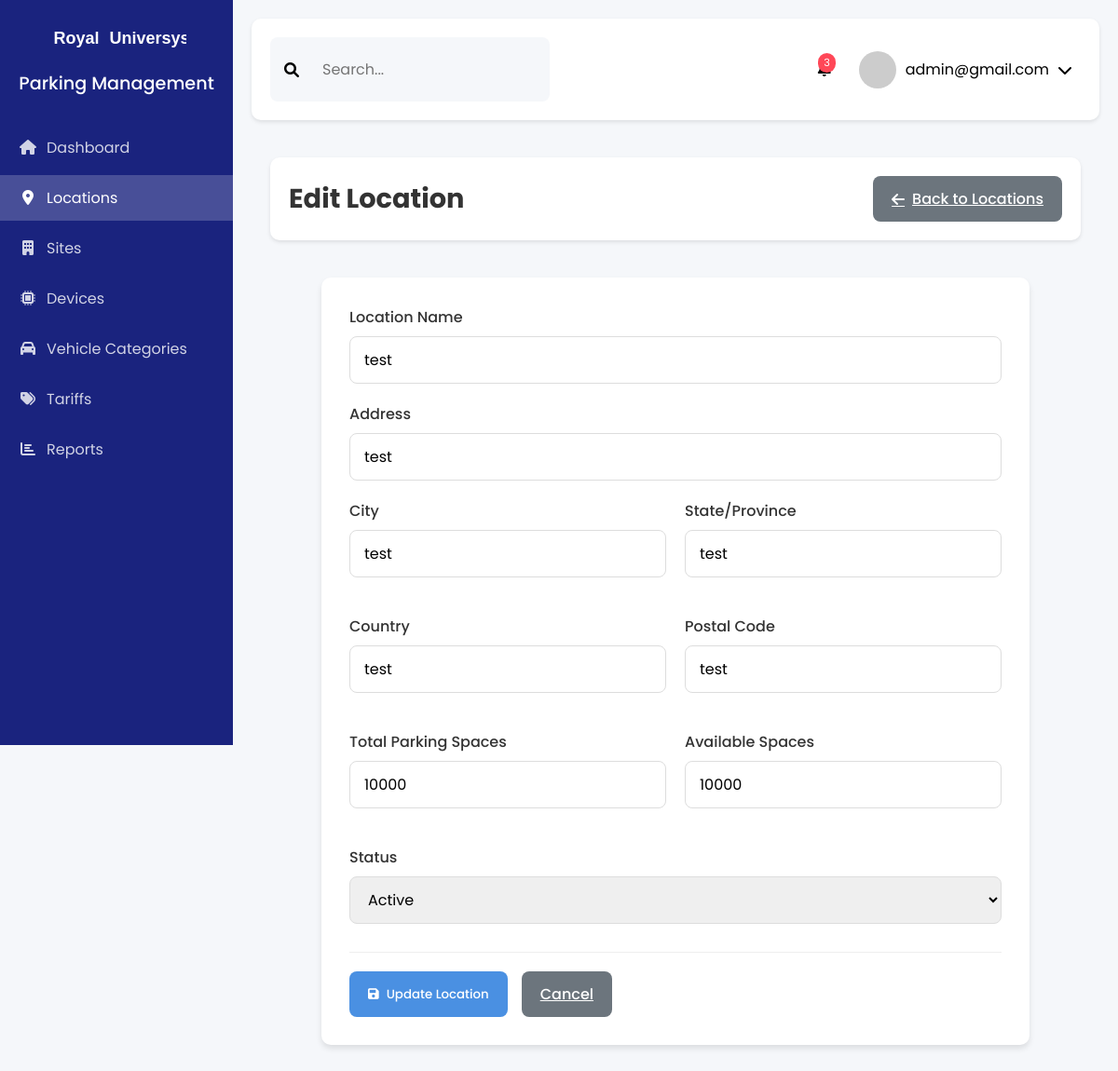
Page /locations/edit/1 (signed in) on the committed database.
### app.py (models this page shows)
class Location(db.Model):
    id = db.Column(db.Integer, primary_key=True)
    name = db.Column(db.String(100), nullable=False)
    address = db.Column(db.String(200), nullable=False)
    city = db.Column(db.String(100), nullable=False)
    state = db.Column(db.String(100), nullable=False)
    country = db.Column(db.String(100), nullable=False)
    postal_code = db.Column(db.String(20), nullable=False)
    total_spaces = db.Column(db.Integer, nullable=False)
    available_spaces = db.Column(db.Integer, nullable=False)
    status = db.Column(db.String(20), default='active')
    created_at = db.Column(db.DateTime, server_default=db.func.now())
    updated_at = db.Column(db.DateTime, server_default=db.func.now(), onupdate=db.func.now())
    sites = db.relationship('Site', backref='location', lazy=True)

### app.py (the view, shortened to what this page needs)
@app.route('/locations/edit/<int:id>', methods=['GET', 'POST'])
def edit_location(id):
    if 'user' not in session:
        logger.warning("User not in session, redirecting to login")
        return redirect(url_for('login'))
    try:
        location = Location.query.get_or_404(id)
        return render_template('location_form.html', location=location)
    except Exception as e:
        logger.error(f"Error in edit_location route: {str(e)}")
        flash('Error updating location. Please try again.', 'error')
        return redirect(url_for('locations'))

### templates/location_form.html (shortened to what this page needs)
<!DOCTYPE html>
<html lang="en">
<head>
    <link rel="stylesheet" href="{{ url_for('static', filename='css/dashboard.css') }}">
    <link rel="stylesheet" href="https://cdnjs.cloudflare.com/ajax/libs/font-awesome/6.0.0/css/all.min.css">
</head>
<body>
    <div class="dashboard-container">
        <aside class="sidebar">
            <div class="sidebar-header">
                <img src="{{ url_for('static', filename='images/logo.svg') }}" alt="Logo" class="logo">
                <h2>Parking Management</h2>
            </div>
            <nav class="sidebar-nav">
                <ul>
                    <li>
                        <a href="{{ url_for('dashboard') }}">
                            <i class="fas fa-home"></i>
                            <span>Dashboard</span>
                        </a>
                    </li>
                    <li class="active">
                        <a href="{{ url_for('locations') }}" class="active">
                            <i class="fas fa-map-marker-alt"></i>
                            <span>Locations</span>
                        </a>
                    </li>
                    <li>
                        <a href="#">
                            <i class="fas fa-building"></i>
                            <span>Sites</span>
                        </a>
                    </li>
                    <li>
                        <a href="#">
                            <i class="fas fa-microchip"></i>
                            <span>Devices</span>
                        </a>
                    </li>
                    <li>
                        <a href="#">
                            <i class="fas fa-car"></i>
                            <span>Vehicle Categories</span>
                        </a>
                    </li>
                    <li>
                        <a href="#">
                            <i class="fas fa-tags"></i>
                            <span>Tariffs</span>
                        </a>
                    </li>
                    <li>
                        <a href="#">
                            <i class="fas fa-chart-bar"></i>
                            <span>Reports</span>
                        </a>
                    </li>
                </ul>
            </nav>
        </aside>
        <main class="main-content">
            <header class="top-nav">
                <div class="search-bar">
                    <i class="fas fa-search"></i>
                    <input type="text" placeholder="Search...">
                </div>
                <div class="user-profile">
                    <div class="notifications">
                        <span class="badge">3</span>
                    </div>
                    <div class="profile-dropdown">
                        <img src="https://via.placeholder.com/40" alt="Profile" class="profile-img">
                        <span class="username">{{ session['user'] }}</span>
                        <i class="fas fa-chevron-down"></i>
                    </div>
                </div>
            </header>
            <div class="content">
                <div class="page-header">
                    <h1>{% if location %}Edit{% else %}Add New{% endif %} Location</h1>
                    <a href="{{ url_for('locations') }}" class="btn btn-secondary">
                        <i class="fas fa-arrow-left"></i> Back to Locations
                    </a>
                </div>
                <div class="form-container">
                    <form method="POST" class="location-form">
                        <div class="form-group">
                            <label for="name">Location Name</label>
                            <input type="text" id="name" name="name" value="{{ location.name if location else '' }}" required>
                        </div>
                        <div class="form-group">
                            <label for="address">Address</label>
                            <input type="text" id="address" name="address" value="{{ location.address if location else '' }}" required>
                        </div>
                        <div class="form-row">
                            <div class="form-group">
                                <label for="city">City</label>
                                <input type="text" id="city" name="city" value="{{ location.city if location else '' }}" required>
                            </div>
                            <div class="form-group">
                                <label for="state">State/Province</label>
                                <input type="text" id="state" name="state" value="{{ location.state if location else '' }}" required>
                            </div>
                        </div>
                        <div class="form-row">
                            <div class="form-group">
                                <label for="country">Country</label>
                                <input type="text" id="country" name="country" value="{{ location.country if location else '' }}" required>
                            </div>
                            <div class="form-group">
                                <label for="postal_code">Postal Code</label>
                                <input type="text" id="postal_code" name="postal_code" value="{{ location.postal_code if location else '' }}" required>
                            </div>
                        </div>
                        <div class="form-row">
                            <div class="form-group">
                                <label for="total_spaces">Total Parking Spaces</label>
                                <input type="number" id="total_spaces" name="total_spaces" value="{{ location.total_spaces if location else '' }}" required min="1">
                            </div>
                            <div class="form-group">
                                <label for="available_spaces">Available Spaces</label>
                                <input type="number" id="available_spaces" name="available_spaces" value="{{ location.available_spaces if location else '' }}" required min="0">
                            </div>
                        </div>
                        <div class="form-group">
                            <label for="status">Status</label>
                            <select id="status" name="status" required>
                                <option value="active" {% if location and location.status == 'active' %}selected{% endif %}>Active</option>
                            </select>
                        </div>
                        <div class="form-actions">
                            <button type="submit" class="btn btn-primary">
                                <i class="fas fa-save"></i> {% if location %}Update{% else %}Save{% endif %} Location
                            </button>
                            <a href="{{ url_for('locations') }}" class="btn btn-secondary">Cancel</a>
                        </div>
                    </form>
                </div>
            </div>
        </main>
    </div>
</body>
</html>

### static/css/dashboard.css (style rules this page uses)
* { margin: 0; padding: 0; box-sizing: border-box; font-family: 'Poppins', sans-serif; }
body { background-color: #f5f7fa; }
.dashboard-container { display: flex; min-height: 100vh; }
.sidebar { width: 250px; background: #1a237e; color: white; padding: 20px 0; position: fixed; height: 100vh; overflow-y: auto; }
.sidebar-header { padding: 0 20px; margin-bottom: 30px; text-align: center; }
.sidebar-header .logo { max-width: 150px; margin-bottom: 10px; filter: brightness(0) invert(1); }
.sidebar-header h2 { font-size: 1.2rem; font-weight: 500; }
.sidebar-nav ul { list-style: none; }
.sidebar-nav li { margin: 5px 0; }
.sidebar-nav a { display: flex; align-items: center; padding: 12px 20px; color: rgba(255, 255, 255, 0.8); text-decoration: none; transition: all 0.3s ease; }
.sidebar-nav li.active a { background: rgba(255, 255, 255, 0.2); color: white; }
.sidebar-nav i { margin-right: 10px; width: 20px; text-align: center; }
.main-content { flex: 1; margin-left: 250px; padding: 20px; }
.top-nav { display: flex; justify-content: space-between; align-items: center; padding: 20px; background: white; border-radius: 10px; margin-bottom: 20px; box-shadow: 0 2px 4px rgba(0, 0, 0, 0.1); }
.search-bar { display: flex; align-items: center; background: #f5f7fa; padding: 10px 15px; border-radius: 8px; width: 300px; }
.search-bar input { border: none; background: none; margin-left: 10px; width: 100%; outline: none; }
.user-profile { display: flex; align-items: center; gap: 20px; }
.notifications { position: relative; cursor: pointer; }
.badge { position: absolute; top: -5px; right: -5px; background: #ff4757; color: white; font-size: 0.7rem; padding: 2px 6px; border-radius: 10px; }
.profile-dropdown { display: flex; align-items: center; gap: 10px; cursor: pointer; padding: 5px 10px; border-radius: 8px; transition: background 0.3s ease; }
.profile-img { width: 40px; height: 40px; border-radius: 50%; }
.content { padding: 20px; }

### templates/location_form.html (style rules this page uses)
.form-container { max-width: 800px; margin: 0 auto; padding: 20px; }
.location-form { background: white; padding: 30px; border-radius: 10px; box-shadow: 0 4px 6px rgba(0, 0, 0, 0.1); }
.form-group { margin-bottom: 20px; }
.form-row { display: grid; grid-template-columns: 1fr 1fr; gap: 20px; margin-bottom: 20px; }
label { display: block; margin-bottom: 8px; font-weight: 500; color: #333; }
input, select { width: 100%; padding: 12px 15px; border: 1px solid #ddd; border-radius: 8px; font-size: 1rem; transition: all 0.3s ease; }
.form-actions { display: flex; gap: 15px; margin-top: 30px; padding-top: 20px; border-top: 1px solid #eee; }
.btn { padding: 12px 20px; border-radius: 8px; border: none; cursor: pointer; font-weight: 500; display: flex; align-items: center; gap: 8px; transition: all 0.3s ease; }
.btn-primary { background: #4a90e2; color: white; }
.btn-secondary { background: #6c757d; color: white; }
.page-header { display: flex; justify-content: space-between; align-items: center; padding: 20px; background: white; border-radius: 10px; box-shadow: 0 2px 4px rgba(0, 0, 0, 0.1); margin-bottom: 20px; }
.page-header h1 { margin: 0; color: #333; font-size: 1.8rem; }

### rows in the picture
Location: name "test", address "test", city "test", state "test", country "test", postal_code "test", total_spaces "10000", available_spaces "10000", status "Active"

### other values in the picture
{{ session['user'] }} "admin@gmail.com"
